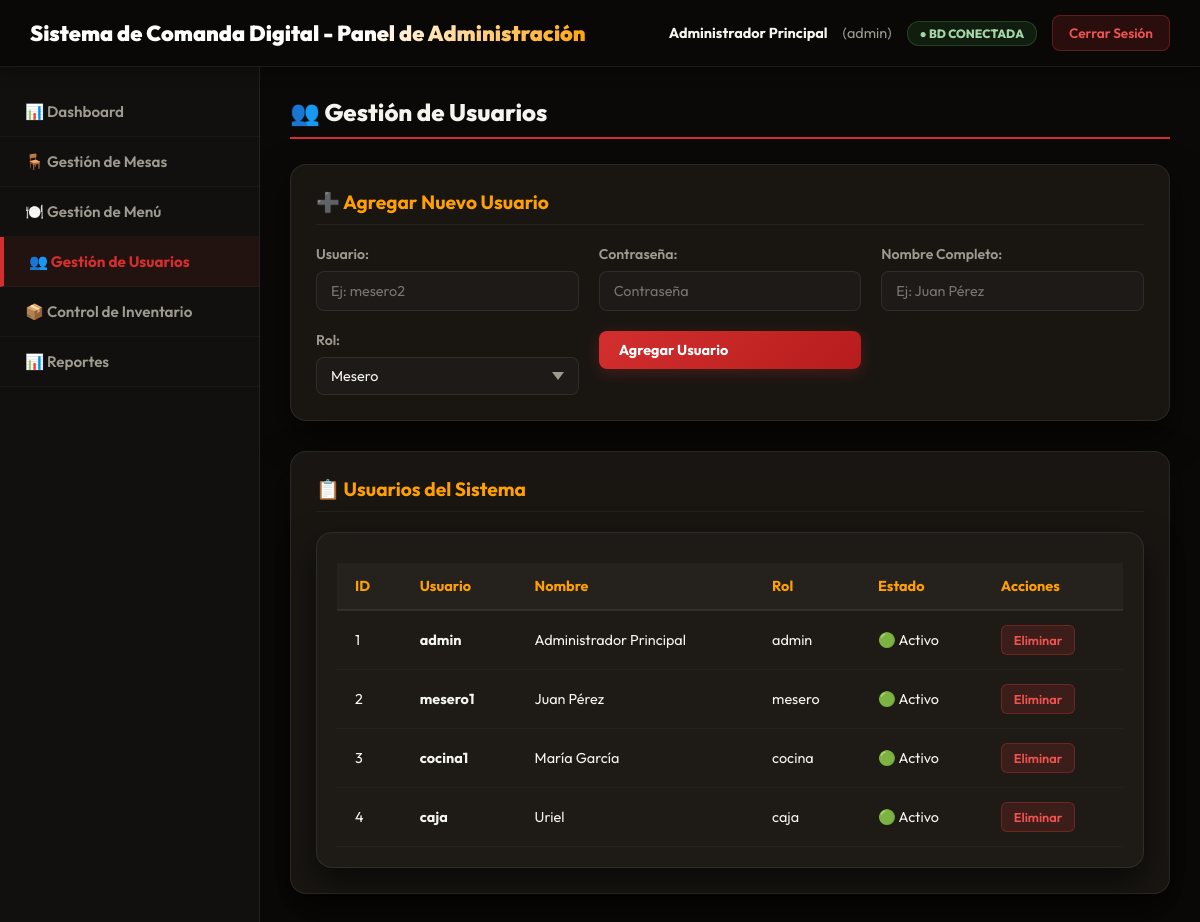
Page /index.php?action=admin&seccion=usuarios (signed in) on the earlier database version.
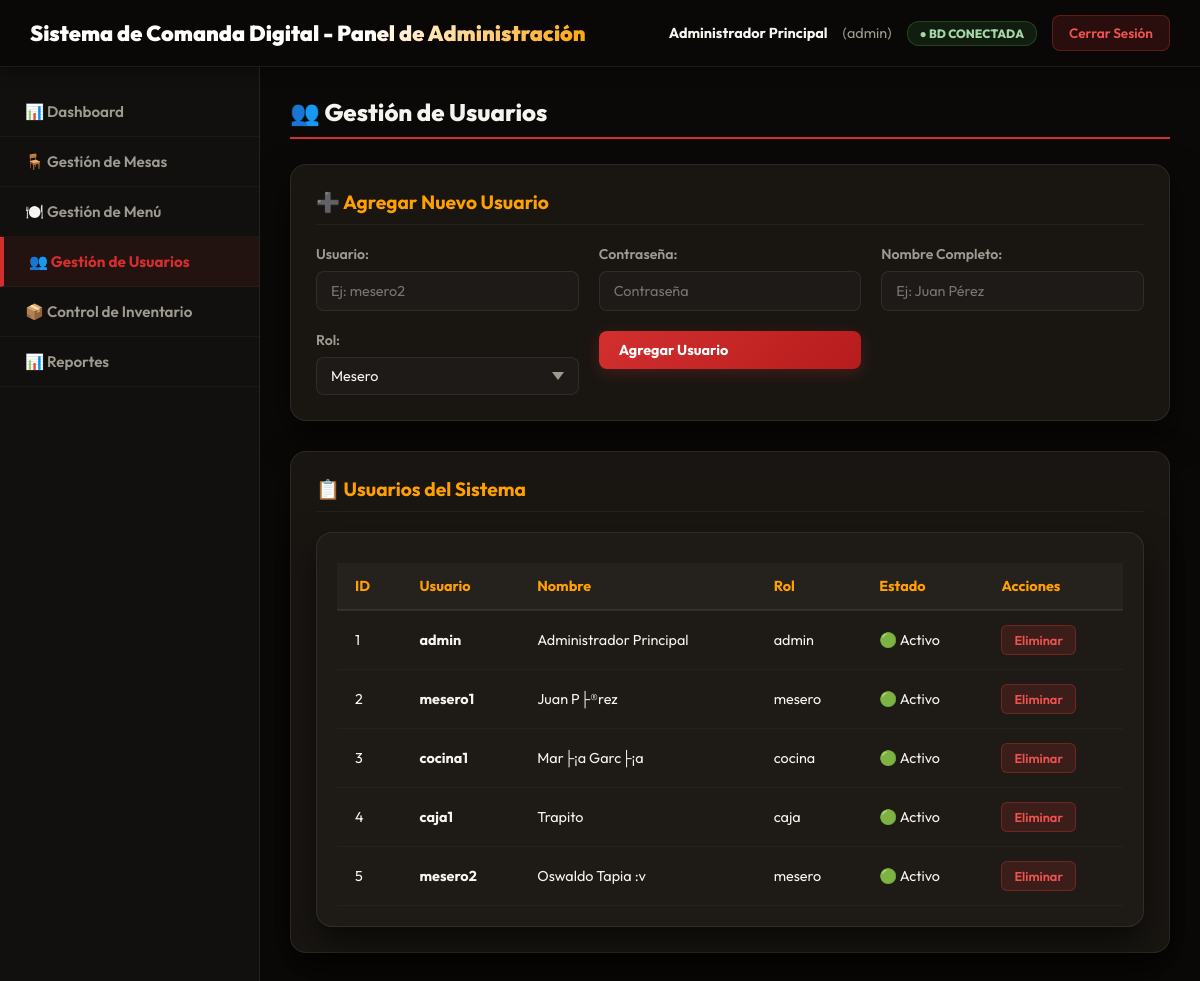
Same page on the later database version.
### tables this page shows
CREATE TABLE `usuarios` (
  `id` int NOT NULL AUTO_INCREMENT,
  `usuario` varchar(50) NOT NULL,
  `password_hash` varchar(255) NOT NULL,
  `nombre` varchar(100) NOT NULL,
  `rol` enum('admin','mesero','cocina','caja') NOT NULL,
  `activo` tinyint(1) DEFAULT '1',
  `fecha_creacion` timestamp NOT NULL DEFAULT CURRENT_TIMESTAMP,
  `ultimo_login` timestamp NULL DEFAULT NULL,
  PRIMARY KEY (`id`),
  UNIQUE KEY `usuario` (`usuario`)
);

### config/database.php (called while the page is built, shortened)
<?php
class Database {
    private static $connection = null;
    public static function getConnection() {
        if (self::$connection === null) {
            try {
                $dsn = "mysql:host=" . DB_HOST . ";dbname=" . DB_NAME . ";charset=utf8mb4";
                self::$connection = new PDO($dsn, DB_USER, DB_PASS);
                self::$connection->setAttribute(PDO::ATTR_ERRMODE, PDO::ERRMODE_EXCEPTION);
                self::$connection->exec("SET time_zone = '-05:00'");
            } catch(PDOException $e) {
                die("Error de conexión: " . $e->getMessage());
            }
        }
        return self::$connection;
    }
}
?>

### models/User.php (called while the page is built, shortened)
<?php
class User {
    private $db;
    public function __construct() {
        $this->db = Database::getConnection();
    }
    public function getAll() {
        $sql = "SELECT * FROM usuarios WHERE activo = 1 ORDER BY id";
        $stmt = $this->db->prepare($sql);
        $stmt->execute();
        return $stmt->fetchAll(PDO::FETCH_ASSOC);
    }
}
?>

### views/admin/usuarios.php (the view, shortened to what this page needs)
<?php
require_once __DIR__ . '/../layout/header.php';
?>
<div id="usuarios" class="content-section">
    <h2>👥 Gestión de Usuarios</h2>
    <div class="report-section">
        <h3>➕ Agregar Nuevo Usuario</h3>
        <form method="POST" action="<?php echo BASE_URL; ?>index.php?action=admin&seccion=usuarios" class="form-grid">
            <div class="form-group">
                <label>Usuario:</label>
                <input type="text" name="usuario" required placeholder="Ej: mesero2">
            </div>
            <div class="form-group">
                <label>Contraseña:</label>
                <input type="password" name="password" required placeholder="Contraseña">
            </div>
            <div class="form-group">
                <label>Nombre Completo:</label>
                <input type="text" name="nombre_completo" required placeholder="Ej: Juan Pérez">
            </div>
            <div class="form-group">
                <label>Rol:</label>
                <select name="rol" required>
                    <option value="mesero">Mesero</option>
                </select>
            </div>
            <div class="form-group">
                <button type="submit" class="btn">Agregar Usuario</button>
            </div>
        </form>
    </div>
    <div class="report-section">
        <h3>📋 Usuarios del Sistema</h3>
        <div class="table-container">
            <table class="data-table">
                <thead>
                    <tr>
                        <th>ID</th>
                        <th>Usuario</th>
                        <th>Nombre</th>
                        <th>Rol</th>
                        <th>Estado</th>
                        <th>Acciones</th>
                    </tr>
                </thead>
                <tbody>
                    <?php foreach ($data['usuarios'] as $row): ?>
                        <?php $estado = $row['activo'] ? '🟢 Activo' : '🔴 Inactivo'; ?>
                        <tr>
                            <td><?php echo $row['id']; ?></td>
                            <td><strong><?php echo $row['usuario']; ?></strong></td>
                            <td><?php echo $row['nombre']; ?></td>
                            <td><?php echo $row['rol']; ?></td>
                            <td><?php echo $estado; ?></td>
                            <td>
                                <form method="POST" action="<?php echo BASE_URL; ?>index.php?action=admin&seccion=usuarios" style="display:inline;">
                                    <button type="submit" class="btn-sm btn-danger" onclick="return confirm('¿Está seguro de eliminar este usuario?')">Eliminar</button>
                                </form>
                            </td>
                        </tr>
                    <?php endforeach; ?>
                </tbody>
            </table>
        </div>
    </div>
</div>
<?php require_once __DIR__ . '/../layout/footer.php'; ?>

Differences in the rows shown:
changed usuarios "mesero1": nombre "Juan Pérez" → "Juan P├®rez"
changed usuarios "cocina1": nombre "María García" → "Mar├¡a Garc├¡a"
changed usuarios "caja": usuario "caja" → "caja1"; nombre "Uriel" → "Trapito"
added usuarios: id "5", usuario "mesero2", nombre "Oswaldo Tapia :v", rol "mesero", activo "🟢 Activo"
